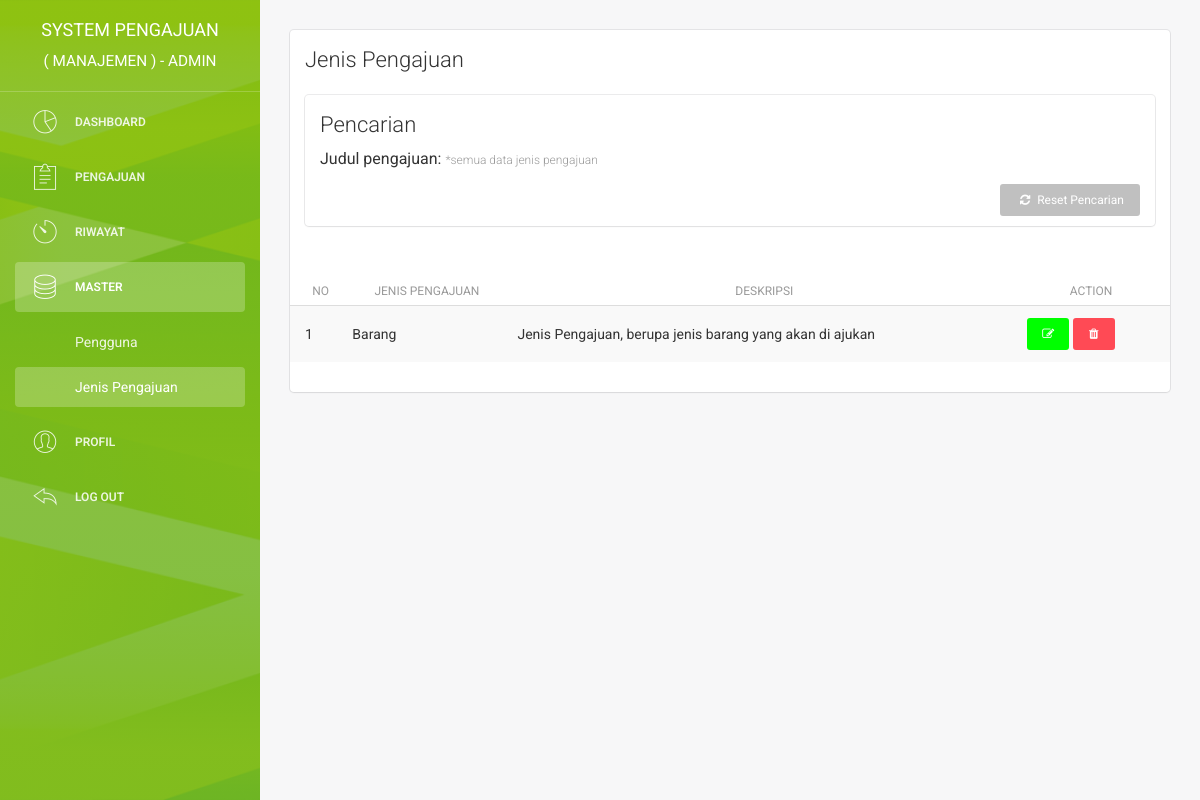
The page /admin/pencarian_jenispengajuan.php (signed in) on the database as committed earlier.
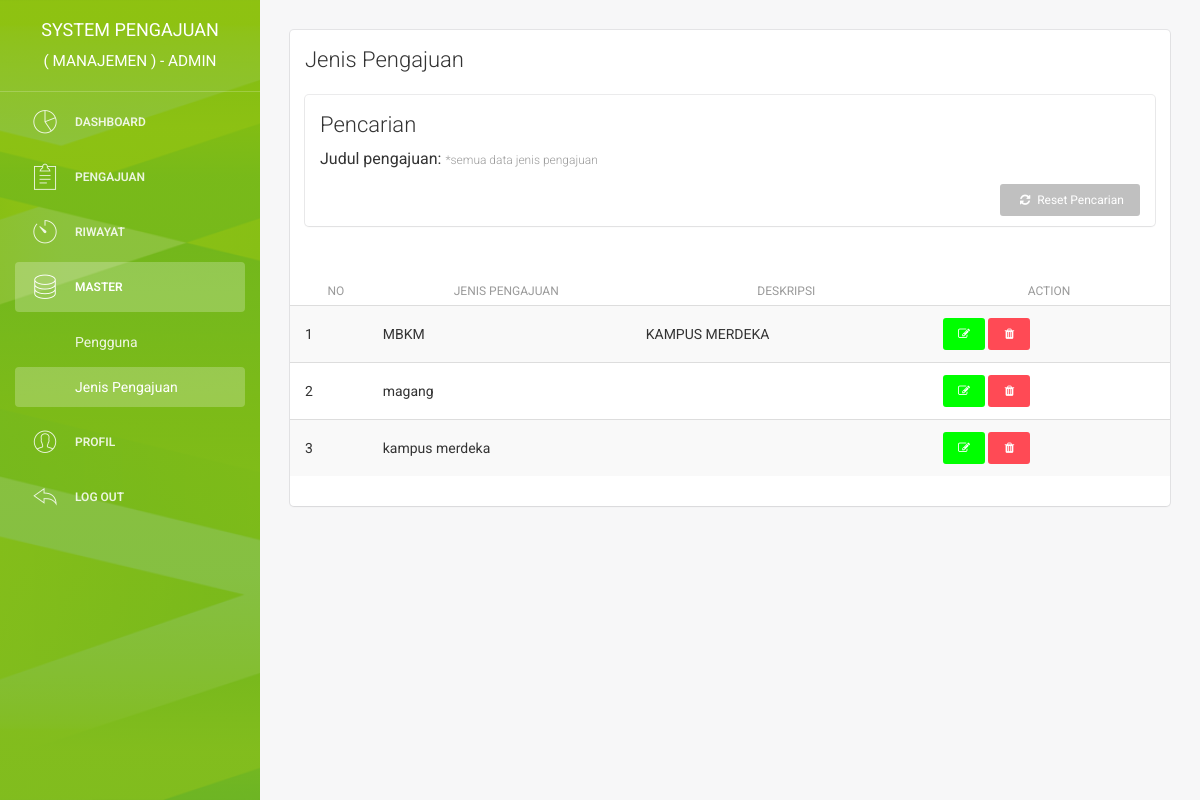
The same page on the database as committed later.
### tables this page shows
CREATE TABLE `jenis_pengajuan` (
  `id_jenis_pengajuan` int(11) NOT NULL,
  `jenis_pengajuan` varchar(25) NOT NULL,
  `deskripsi` text NOT NULL,
  `periode` varchar(50) DEFAULT NULL,
  `tgl_mulai` date DEFAULT NULL,
  `tgl_selesai` date DEFAULT NULL
);

### admin/pencarian_jenispengajuan.php (the view, shortened to what the changed rows need)
<?php
    include '../system/koneksi.php';
?>
<!doctype html>
<html lang="en">
<head>
    <link href="../assets/css/bootstrap.min.css" rel="stylesheet" />
    <link href="../assets/css/animate.min.css" rel="stylesheet"/>
    <link href="../assets/css/light-bootstrap-dashboard.css" rel="stylesheet"/>
    <link href="../assets/css/demo.css" rel="stylesheet" />
    <link href="http://maxcdn.bootstrapcdn.com/font-awesome/4.2.0/css/font-awesome.min.css" rel="stylesheet">
    <link href="../assets/css/pe-icon-7-stroke.css" rel="stylesheet" />
    <link rel="stylesheet" href="../assets/dist/sweetalert.css">
</head>
<body>
<div class="wrapper">
    <div class="main-panel">
        <div class="content">
            <div class="container-fluid">
                <div class="row">
                    <div class="col-md-12">
                        <?php
                        $pencarian = isset($_GET["cari"]) ? mysqli_real_escape_string($con, $_GET["cari"]) : '';
                        $query = "SELECT * FROM jenis_pengajuan WHERE jenis_pengajuan LIKE '%$pencarian%'";
                        $result = mysqli_query($con, $query);
                        $no = 1;
                        $banyakdata = $result ? $result->num_rows : 0;
                        ?>
                        <div class="card">
                            <div class="content table-responsive table-full-width">
                                <table class="table table-hover table-striped">
                                    <thead>
                                        <th>No</th>
                                        <th>Jenis Pengajuan</th>
                                        <th>Deskripsi</th>
                                        <th>Action</th>
                                    </thead>
                                    <tbody>
                                        <?php
                                        if ($banyakdata == 0) {
                                            echo "<tr><td colspan='4'>Data Tidak Ditemukan</td></tr>";
                                        } else {
                                            while ($data = mysqli_fetch_assoc($result)) {
                                                echo "<tr>
                                                    <td>$no</td>
                                                    <td>" . htmlspecialchars($data['jenis_pengajuan']) . "</td>
                                                    <td>" . htmlspecialchars($data['deskripsi']) . "</td>
                                                    <td>
                                                        <button onclick='edit(" . $data['id_jenis_pengajuan'] . ")' type='button' rel='tooltip' class='btn btn-primary btn-fill btn-sm'>
                                                            <i class='fa fa-edit'></i>
                                                        </button>
                                                        <button onclick='hapus(" . $data['id_jenis_pengajuan'] . ")' type='button' rel='tooltip' class='btn btn-danger btn-fill btn-sm'>
                                                            <i class='fa fa-trash'></i>
                                                        </button>
                                                    </td>
                                                </tr>";
                                                $no++;
                                            }
                                        }
                                        ?>
                                    </tbody>
                                </table>
                            </div>
                        </div>
                    </div>
                </div>
            </div>
        </div>
    </div>
</div>
</body>
</html>

Rows that differ between the two databases and show on the page:
removed jenis_pengajuan: jenis_pengajuan "Barang", deskripsi "Jenis Pengajuan, berupa jenis barang yang akan di ajukan"
added jenis_pengajuan: jenis_pengajuan "MBKM", deskripsi "KAMPUS MERDEKA"
added jenis_pengajuan: jenis_pengajuan "magang"
added jenis_pengajuan: jenis_pengajuan "kampus merdeka"
